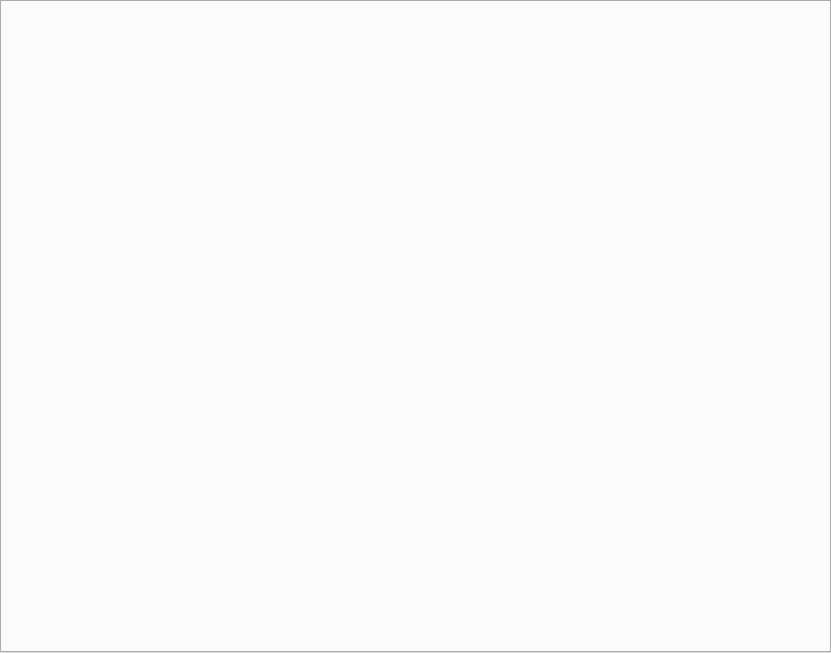
<?xml version="1.0" encoding="UTF-8"?>
<ui version="4.0">
 <class>DialogPdfViewer</class>
 <widget class="QDialog" name="DialogPdfViewer">
  <property name="geometry">
   <rect>
    <x>0</x>
    <y>0</y>
    <width>831</width>
    <height>653</height>
   </rect>
  </property>
  <property name="sizePolicy">
   <sizepolicy hsizetype="Ignored" vsizetype="Ignored">
    <horstretch>0</horstretch>
    <verstretch>0</verstretch>
   </sizepolicy>
  </property>
  <property name="windowTitle">
   <string/>
  </property>
  <layout class="QVBoxLayout" name="verticalLayout">
   <property name="spacing">
    <number>0</number>
   </property>
   <property name="leftMargin">
    <number>0</number>
   </property>
   <property name="topMargin">
    <number>0</number>
   </property>
   <property name="rightMargin">
    <number>0</number>
   </property>
   <property name="bottomMargin">
    <number>0</number>
   </property>
   <item>
    <widget class="QTabWidget" name="tab_wgt_viewer">
     <property name="currentIndex">
      <number>-1</number>
     </property>
    </widget>
   </item>
  </layout>
 </widget>
 <resources/>
 <connections/>
</ui>
